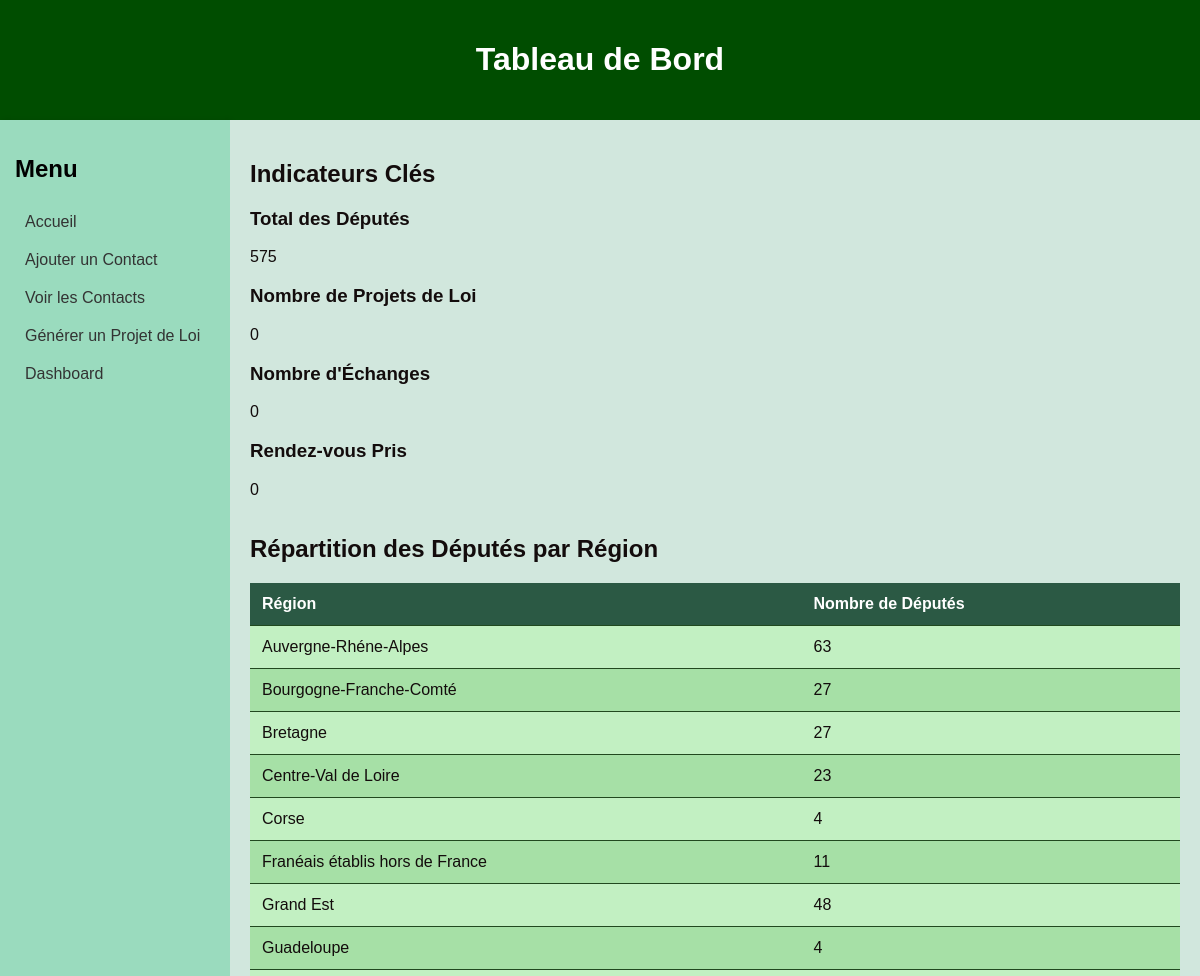
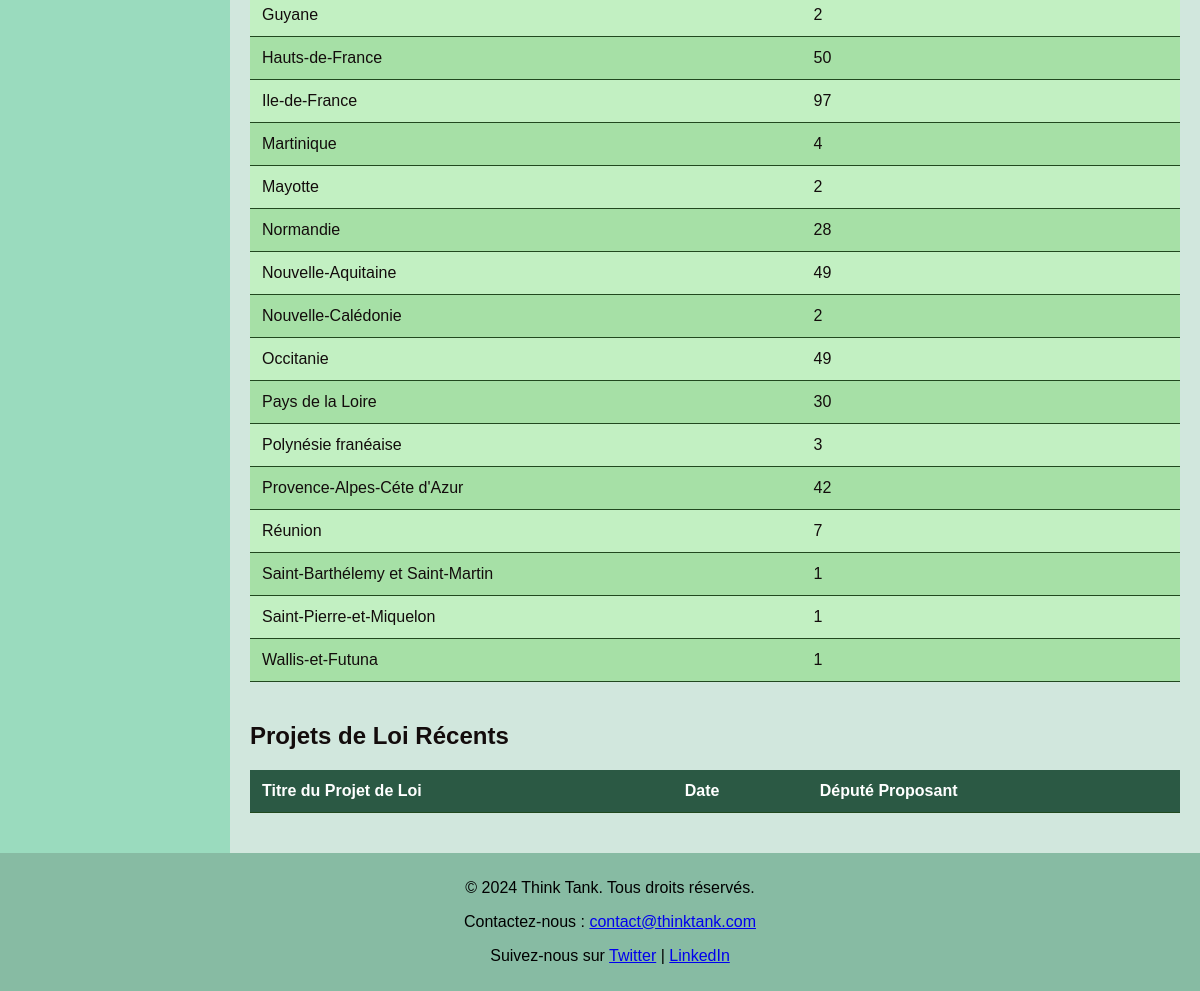
/dashboard, run on the app's committed database (2 pictures, top to bottom).
### tables this page shows
CREATE TABLE deputes (
            identifiant TEXT PRIMARY KEY,
            prenom TEXT,
            nom TEXT,
            region TEXT,
            departement TEXT,
            numero_circonscription INTEGER,
            profession TEXT,
            groupe_politique_complet TEXT,
            groupe_politique_abrege TEXT,
            email TEXT
        );

### app.py (the view)
@app.route('/dashboard')
def dashboard():
    conn = sqlite3.connect('deputes.db')
    c = conn.cursor()
    c.execute("SELECT COUNT(*) FROM deputes")
    total_deputes = c.fetchone()[0]
    c.execute("SELECT COUNT(*) FROM lois")
    total_lois = c.fetchone()[0]
    c.execute("SELECT COUNT(*) FROM journal_echanges")
    total_echanges = c.fetchone()[0]
    c.execute("SELECT COUNT(*) FROM rendez_vous")
    total_rdv = c.fetchone()[0]
    c.execute("SELECT region, COUNT(*) FROM deputes GROUP BY region")
    deputes_par_region = c.fetchall()
    c.execute("SELECT titre, date, depute_proposant FROM lois ORDER BY date DESC LIMIT 5")
    lois_recents = c.fetchall()
    conn.close()
    return render_template('dashboard.html',
                           total_deputes=total_deputes,
                           total_lois=total_lois,
                           total_echanges=total_echanges,
                           total_rdv=total_rdv,
                           deputes_par_region=deputes_par_region,
                           lois_recents=lois_recents)

### templates/dashboard.html (shortened to what this page needs)
<!DOCTYPE html>
<html lang="fr">
<head>
    <link rel="stylesheet" href="{{ url_for('static', filename='style.css') }}">
</head>
<body>
    <header>
        <h1>Tableau de Bord</h1>
    </header>
    <div class="container">
        <nav class="menu">
            <h2>Menu</h2>
            <a href="{{ url_for('index') }}">Accueil</a>
            <a href="{{ url_for('add_contact') }}">Ajouter un Contact</a>
            <a href="{{ url_for('view_contacts') }}">Voir les Contacts</a>
            <a href="{{ url_for('generate_bill') }}">Générer un Projet de Loi</a>
            <a href="{{ url_for('dashboard') }}">Dashboard</a>
        </nav>
        <main>
            <section class="kpi">
                <h2>Indicateurs Clés</h2>
                <div class="kpi-cards">
                    <div class="card">
                        <h3>Total des Députés</h3>
                        <p>{{ total_deputes }}</p>
                    </div>
                    <div class="card">
                        <h3>Nombre de Projets de Loi</h3>
                        <p>{{ total_lois }}</p>
                    </div>
                    <div class="card">
                        <h3>Nombre d'Échanges</h3>
                        <p>{{ total_echanges }}</p>
                    </div>
                    <div class="card">
                        <h3>Rendez-vous Pris</h3>
                        <p>{{ total_rdv }}</p>
                    </div>
                </div>
            </section>
            <section class="tableau-region">
                <h2>Répartition des Députés par Région</h2>
                <table>
                    <thead>
                        <tr>
                            <th>Région</th>
                            <th>Nombre de Députés</th>
                        </tr>
                    </thead>
                    <tbody>
                        {% for region, count in deputes_par_region %}
                        <tr>
                            <td>{{ region }}</td>
                            <td>{{ count }}</td>
                        </tr>
                        {% endfor %}
                    </tbody>
                </table>
            </section>
            <section class="tableau-lois">
                <h2>Projets de Loi Récents</h2>
                <table>
                    <thead>
                        <tr>
                            <th>Titre du Projet de Loi</th>
                            <th>Date</th>
                            <th>Député Proposant</th>
                        </tr>
                    </thead>
                </table>
            </section>
        </main>
    </div>
    <footer>
        <p>&copy; 2024 Think Tank. Tous droits réservés.</p>
        <p>Contactez-nous : <a href="mailto:contact@thinktank.com">contact@thinktank.com</a></p>
        <p>Suivez-nous sur
            <a href="https://twitter.com/thinktank">Twitter</a> |
            <a href="https://linkedin.com/company/thinktank">LinkedIn</a>
        </p>
    </footer>
</body>
</html>

### static/style.css (style rules this page uses)
body { display: flex; flex-direction: column; min-height: 100vh; margin: 0; font-family: Arial, sans-serif; }
header { background-color: #004d00; color: white; padding: 20px; text-align: center; }
.container { display: flex; flex: 1; }
nav { width: 200px; background-color: #9adbbe; padding: 15px; box-shadow: 2px 0 5px rgba(0, 0, 0, 0.1); }
nav a { display: block; padding: 10px; color: #333; text-decoration: none; margin: 5px 1; border-radius: 4px; }
main { flex: 1; padding: 20px; background-color: #d1e7dd; color: rgb(19, 12, 12); display: flex; flex-direction: column; }
footer { background-color: #87bba3; color: rgb(0, 0, 0); text-align: center; padding: 10px; position: relative; bottom: 0; width: 100%; }
table { width: 100%; border-collapse: collapse; margin: 20px 0; }
thead tr { background-color: #063606; color: white; }
tbody tr:nth-child(odd) { background-color: #c2f0c2; }
tbody tr:nth-child(even) { background-color: #a6e0a6; }
th, td { padding: 12px; text-align: left; border-bottom: 1px solid #21491f; }
th { background-color: #2b5944; }

### data on the page
deputes: region "Franéais établis hors de France", numero_circonscription "11"
deputes: region "Guadeloupe", numero_circonscription "4"
deputes: region "Guyane", numero_circonscription "2"
deputes: region "Martinique", numero_circonscription "4"
deputes: region "Mayotte", numero_circonscription "2"
deputes: region "Nouvelle-Calédonie", numero_circonscription "2"
deputes: region "Polynésie franéaise", numero_circonscription "3"
deputes: region "Réunion", numero_circonscription "7"
deputes: region "Saint-Barthélemy et Saint-Martin", numero_circonscription "1"
deputes: region "Saint-Pierre-et-Miquelon", numero_circonscription "1"
deputes: region "Wallis-et-Futuna", numero_circonscription "1"

### other printed values
{{ total_deputes }} "575"
{{ total_lois }} "0"
{{ total_echanges }} "0"
{{ total_rdv }} "0"
{{ region }} "Auvergne-Rhéne-Alpes" "Bourgogne-Franche-Comté" "Bretagne" "Centre-Val de Loire" "Corse" "Grand Est" "Hauts-de-France" "Ile-de-France" "Normandie" "Nouvelle-Aquitaine" "Occitanie" "Pays de la Loire" "Provence-Alpes-Céte d'Azur"
{{ count }} "63" "27" "27" "23" "4" "48" "50" "97" "28" "49" "49" "30" "42"
